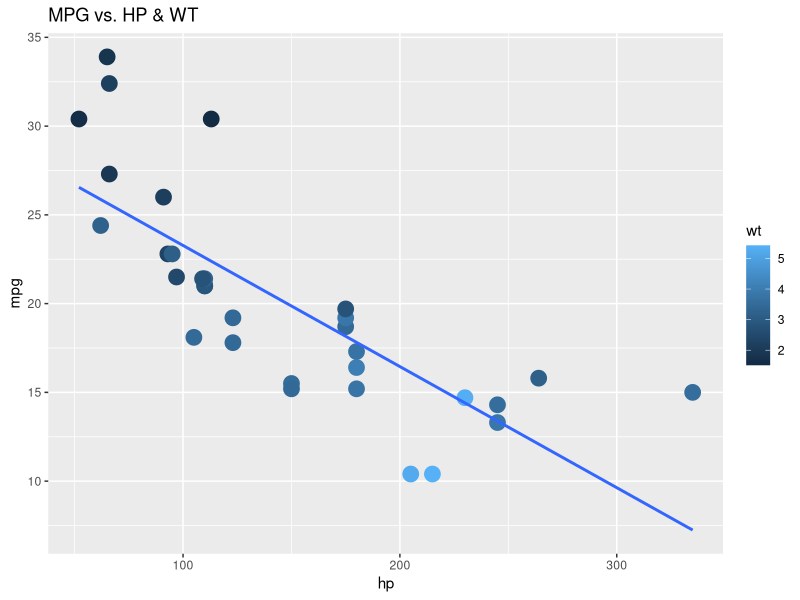

Here is the R script that generated this plot:
## ---- chunk 1

library(datasets)
head(mtcars, 5)
## ---- chunk 2
require(ggplot2)
data(mtcars)
ggplot(mtcars,aes(hp,mpg)) + geom_point(aes(color=wt),size=5) + 
        geom_smooth(aes(color=am),se=F,method="lm") + theme(legend.position = "right")+
        labs(title="MPG vs. HP & WT")
